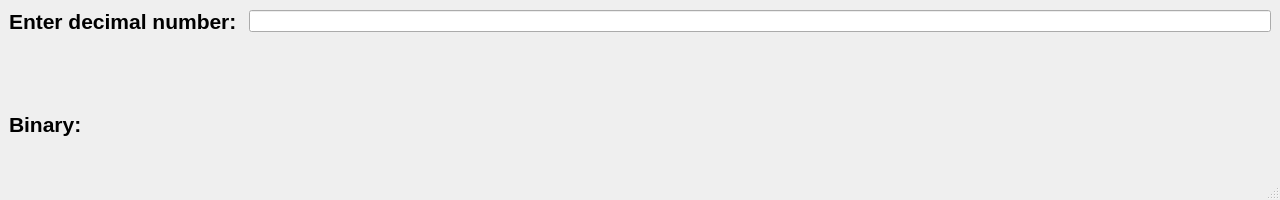
<?xml version="1.0" encoding="UTF-8"?>
<ui version="4.0">
 <class>MainWindow</class>
 <widget class="QMainWindow" name="MainWindow">
  <property name="geometry">
   <rect>
    <x>0</x>
    <y>0</y>
    <width>1280</width>
    <height>200</height>
   </rect>
  </property>
  <property name="sizePolicy">
   <sizepolicy hsizetype="Fixed" vsizetype="Fixed">
    <horstretch>0</horstretch>
    <verstretch>0</verstretch>
   </sizepolicy>
  </property>
  <property name="minimumSize">
   <size>
    <width>1280</width>
    <height>200</height>
   </size>
  </property>
  <property name="maximumSize">
   <size>
    <width>1280</width>
    <height>200</height>
   </size>
  </property>
  <property name="windowTitle">
   <string>Task 1</string>
  </property>
  <widget class="QWidget" name="centralwidget">
   <layout class="QVBoxLayout" name="verticalLayout">
    <item>
     <layout class="QHBoxLayout" name="horizontalLayout_3">
      <item>
       <widget class="QLabel" name="label">
        <property name="sizePolicy">
         <sizepolicy hsizetype="Fixed" vsizetype="Preferred">
          <horstretch>0</horstretch>
          <verstretch>0</verstretch>
         </sizepolicy>
        </property>
        <property name="font">
         <font>
          <pointsize>16</pointsize>
          <weight>75</weight>
          <bold>true</bold>
         </font>
        </property>
        <property name="text">
         <string>Enter decimal number: </string>
        </property>
       </widget>
      </item>
      <item>
       <widget class="QLineEdit" name="lineEdit"/>
      </item>
     </layout>
    </item>
    <item>
     <spacer name="verticalSpacer">
      <property name="orientation">
       <enum>Qt::Vertical</enum>
      </property>
      <property name="sizeType">
       <enum>QSizePolicy::Minimum</enum>
      </property>
      <property name="sizeHint" stdset="0">
       <size>
        <width>20</width>
        <height>40</height>
       </size>
      </property>
     </spacer>
    </item>
    <item>
     <layout class="QHBoxLayout" name="horizontalLayout_2">
      <item>
       <widget class="QLabel" name="label_3">
        <property name="enabled">
         <bool>true</bool>
        </property>
        <property name="sizePolicy">
         <sizepolicy hsizetype="Fixed" vsizetype="Preferred">
          <horstretch>0</horstretch>
          <verstretch>0</verstretch>
         </sizepolicy>
        </property>
        <property name="font">
         <font>
          <pointsize>16</pointsize>
          <weight>75</weight>
          <bold>true</bold>
         </font>
        </property>
        <property name="text">
         <string>Binary: </string>
        </property>
       </widget>
      </item>
      <item>
       <widget class="QLabel" name="label_binary">
        <property name="font">
         <font>
          <pointsize>16</pointsize>
         </font>
        </property>
        <property name="text">
         <string/>
        </property>
        <property name="scaledContents">
         <bool>false</bool>
        </property>
        <property name="alignment">
         <set>Qt::AlignCenter</set>
        </property>
       </widget>
      </item>
     </layout>
    </item>
   </layout>
  </widget>
  <widget class="QMenuBar" name="menubar">
   <property name="geometry">
    <rect>
     <x>0</x>
     <y>0</y>
     <width>1280</width>
     <height>22</height>
    </rect>
   </property>
  </widget>
  <widget class="QStatusBar" name="statusbar"/>
 </widget>
 <resources/>
 <connections/>
</ui>
